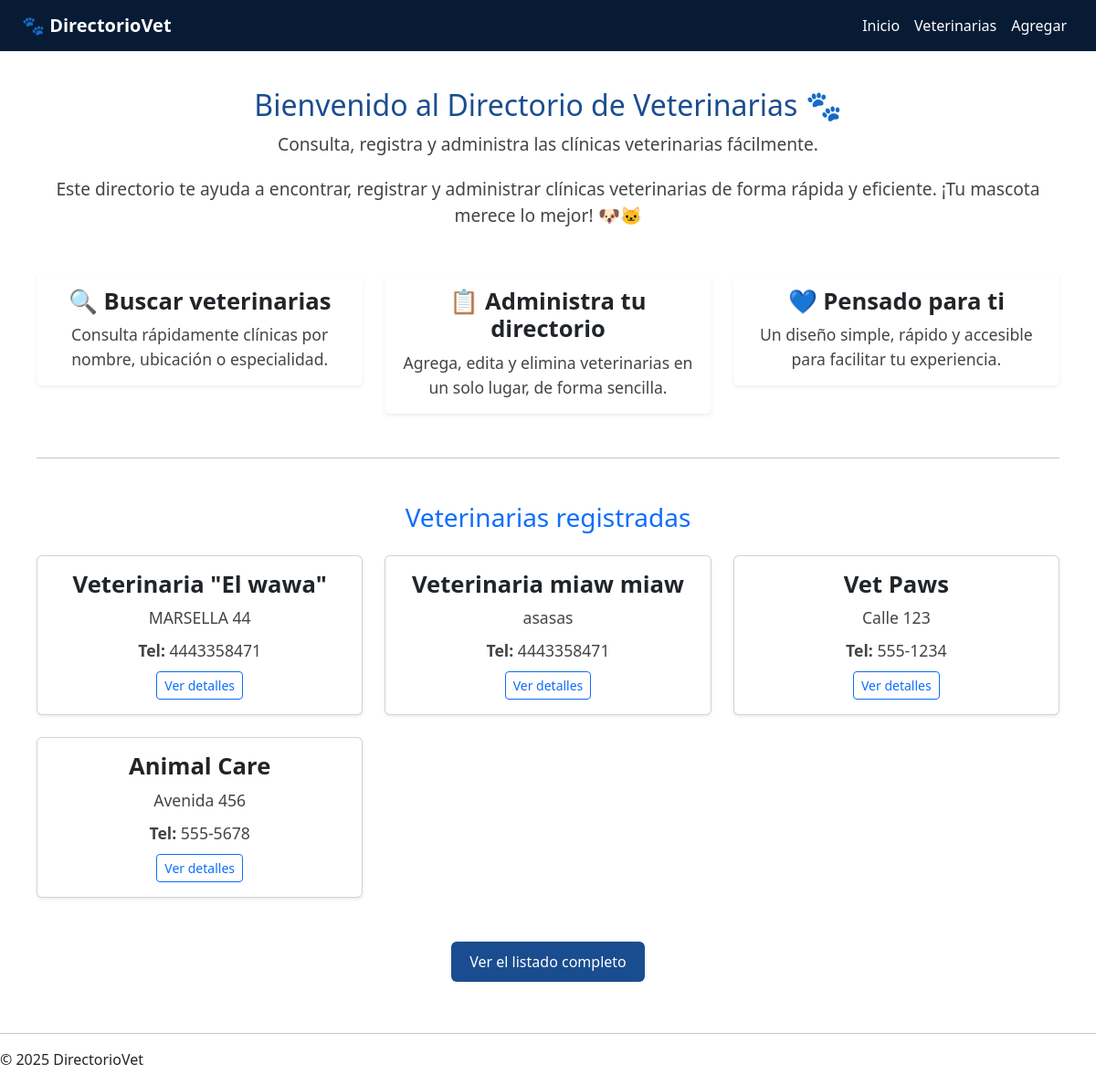
/, run on an earlier commit of the app's database.
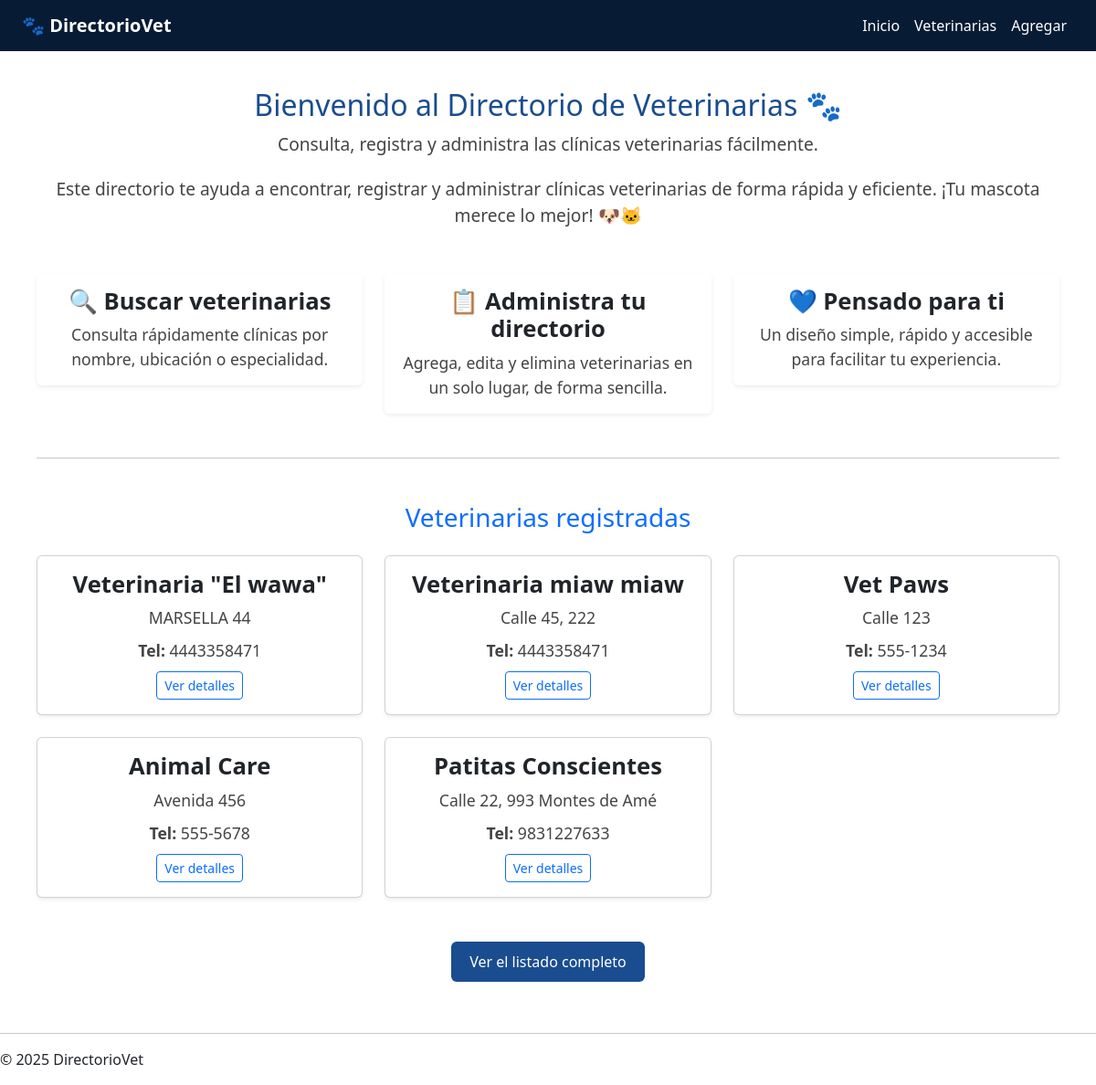
And on a later commit of the database.
### veterinarias/models.py (models this page shows, shortened)
class Veterinaria(models.Model):
    nombre = models.CharField(max_length=255)
    direccion = models.TextField()
    telefono = models.CharField(max_length=20)
    email = models.EmailField()
    horario = models.CharField(max_length=255)
    admite_emergencias = models.BooleanField(default=False)
    SERVICIOS_OPCIONES = (
        ('spa', 'Spa'),
        ('consulta', 'Consulta veterinaria'),
        ('cirugia', 'Cirugía'),
        ('farmacia', 'Farmacia'),
        ('accesorios', 'Venta de accesorios'),
        ('comida', 'Venta de comida'),
        ('domicilio', 'Servicio a domicilio'),
        ('pension', 'Pensión'),
        ('esterilizacion', 'Esterilización'),
    )
    servicios = MultiSelectField(choices=SERVICIOS_OPCIONES, blank=True)

### veterinarias/views.py (the view)
# urls.py: 2. Add a URL to urlpatterns:  path('', views.home, name='home')
def home(request):
    veterinarias = Veterinaria.objects.all()  # Obtiene todas las veterinarias
    return render(request, 'veterinarias/home.html', {'veterinarias': veterinarias})

### veterinarias/templates/veterinarias/home.html (shortened to what this page needs)
{% extends 'veterinarias/base.html' %}
{% load static %}
{% block content %}
<section class="inicio">
    <h2>Bienvenido al Directorio de Veterinarias 🐾</h2>
    <p>Consulta, registra y administra las clínicas veterinarias fácilmente.</p>
    <p class="lead text-center">
        Este directorio te ayuda a encontrar, registrar y administrar clínicas veterinarias de forma rápida y eficiente. ¡Tu mascota merece lo mejor! 🐶🐱
    </p>
    <div class="row text-center mt-5">
        <div class="col-md-4">
            <div class="card border-0 shadow-sm">
                <div class="card-body">
                    <h5 class="card-title">🔍 Buscar veterinarias</h5>
                    <p class="card-text">Consulta rápidamente clínicas por nombre, ubicación o especialidad.</p>
                </div>
            </div>
        </div>
        <div class="col-md-4">
            <div class="card border-0 shadow-sm">
                <div class="card-body">
                    <h5 class="card-title">📋 Administra tu directorio</h5>
                    <p class="card-text">Agrega, edita y elimina veterinarias en un solo lugar, de forma sencilla.</p>
                </div>
            </div>
        </div>
        <div class="col-md-4">
            <div class="card border-0 shadow-sm">
                <div class="card-body">
                    <h5 class="card-title">💙 Pensado para ti</h5>
                    <p class="card-text">Un diseño simple, rápido y accesible para facilitar tu experiencia.</p>
                </div>
            </div>
        </div>
    </div>
    <hr class="my-5">
<h3 class="text-center text-primary mb-4">Veterinarias registradas</h3>
<div class="row">
    {% for vet in veterinarias %}
        <div class="col-md-4 mb-4">
            <div class="card h-100 shadow-sm">
                <div class="card-body">
                    <h5 class="card-title">{{ vet.nombre }}</h5>
                    <p class="card-text">{{ vet.direccion }}</p>
                    <p class="card-text"><strong>Tel:</strong> {{ vet.telefono }}</p>
                    <a href="{% url 'detalle_veterinaria' vet.pk %}" class="btn btn-outline-primary btn-sm">Ver detalles</a>
                </div>
            </div>
        </div>
    {% empty %}
        <p class="text-center">No hay veterinarias registradas aún.</p>
    {% endfor %}
</div>
<div class="text-center mt-4 ">
    <a class= "btn-ver-listado" href="{% url 'lista_veterinarias' %}" class="btn btn-primary btn-lg mt-4">Ver el  listado completo</a>
</div>
</section>
{% endblock %}

### veterinarias/templates/veterinarias/base.html (shortened to what this page needs)
{% load static %}
<!DOCTYPE html>
<html lang="es">
<head>
    <link rel="stylesheet" href="{% static 'veterinarias/css/styles.css' %}">
    <link href="https://cdn.jsdelivr.net/npm/bootstrap@5.3.0/dist/css/bootstrap.min.css" rel="stylesheet">
</head>
<header>
    <nav class="navbar navbar-expand-lg custom-navbar px-4">
        <a class="navbar-brand fw-bold text-white" href="{% url 'home' %}">
            🐾 DirectorioVet
        </a>
        <div class="collapse navbar-collapse" id="navbarVet">
            <ul class="navbar-nav ms-auto">
                <li class="nav-item">
                    <a class="nav-link text-white" href="{% url 'home' %}">Inicio</a>
                </li>
                <li class="nav-item">
                    <a class="nav-link text-white" href="{% url 'lista_veterinarias' %}">Veterinarias</a>
                </li>
                <li class="nav-item">
                    <a class="nav-link text-white" href="{% url 'crear_veterinaria' %}">Agregar</a>
                </li>
            </ul>
        </div>
    </nav>
</header>
    <main>
        {% block content %}{% endblock %}
    </main>
    <footer>
        <hr>
        <p>&copy; 2025 DirectorioVet</p>
    </footer>
</body>
</html>

### veterinarias/static/veterinarias/css/styles.css (style rules this page uses)
.inicio { background-color: #ffffff; padding: 40px; text-align: center; }
.inicio h2 { color: #1a4d8f; margin-bottom: 10px; }
.inicio p { font-size: 1.2rem; color: #444; margin-bottom: 20px; }
.btn-ver-listado { display: inline-block; padding: 10px 20px; background-color: #1a4d8f; color: white; text-decoration: none; border-radius: 6px; transition: background-color 0.3s ease; }
.custom-navbar { background-color: #071b35; }
.card { border-radius: 10px; transition: transform 0.2s ease; }
.card-title { color: #1a4d8f; }
.card-title { font-size: 1.6rem; font-weight: 600; }
.card-body p { font-size: 1rem; margin-bottom: 0.6rem; }
.card p { font-size: 1.1rem; }

What changed in the data, as far as the page shows it:
changed Veterinaria "Veterinaria miaw miaw": direccion "asasas" → "Calle 45, 222"
added Veterinaria: nombre "Patitas Conscientes", direccion "Calle 22, 993 Montes de Amé", telefono "9831227633"
